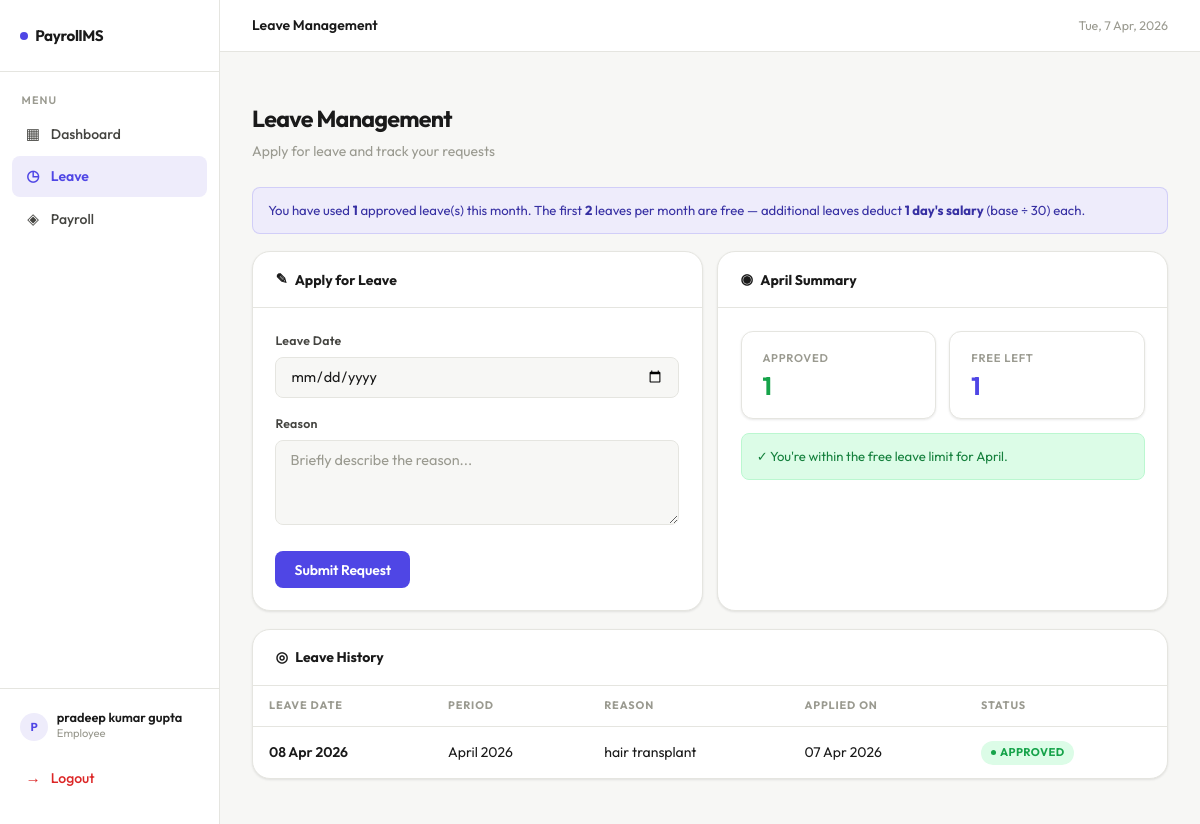
The page /employee/leave (signed in) on the database its author committed.
### models.py (models this page shows, shortened)
class User(UserMixin, db.Model):
    __tablename__ = 'users'
    id = db.Column(db.Integer, primary_key=True)
    username = db.Column(db.String(80), unique=True, nullable=False)
    password_hash = db.Column(db.String(256), nullable=False)
    role = db.Column(db.String(20), nullable=False, default='employee')  # 'admin' or 'employee'
    base_salary = db.Column(db.Float, default=50000.0)
    created_at = db.Column(db.DateTime, default=datetime.utcnow)
    leave_requests = db.relationship('LeaveRequest', backref='employee', lazy=True,
                                      foreign_keys='LeaveRequest.employee_id')
    payroll_records = db.relationship('Payroll', backref='employee', lazy=True)

class LeaveRequest(db.Model):
    __tablename__ = 'leave_requests'
    id = db.Column(db.Integer, primary_key=True)
    employee_id = db.Column(db.Integer, db.ForeignKey('users.id'), nullable=False)
    leave_date = db.Column(db.Date, nullable=False)
    reason = db.Column(db.String(255), nullable=False)
    status = db.Column(db.String(20), default='pending')  # 'pending', 'approved', 'rejected'
    month = db.Column(db.Integer, nullable=False)
    year = db.Column(db.Integer, nullable=False)
    created_at = db.Column(db.DateTime, default=datetime.utcnow)

### routes.py (the view, shortened to what this page needs)
@main.route('/employee/leave', methods=['GET', 'POST'])
@login_required
def leave():
    if current_user.role == 'admin':
        return redirect(url_for('main.admin_dashboard'))
    now = datetime.utcnow()
    my_leaves = LeaveRequest.query.filter_by(
        employee_id=current_user.id
    ).order_by(LeaveRequest.leave_date.desc()).all()
    approved_this_month = LeaveRequest.query.filter_by(
        employee_id=current_user.id,
        month=now.month,
        year=now.year,
        status='approved'
    ).count()
    return render_template('leave.html',
                           leaves=my_leaves,
                           approved_this_month=approved_this_month,
                           free_leaves=FREE_LEAVES_PER_MONTH,
                           now=now)

### app.py (called while the page is built)
def create_app():
    app = Flask(__name__)
    app.config.from_object(Config)
    os.makedirs(os.path.join(app.root_path, 'instance'), exist_ok=True)
    db.init_app(app)
    login_manager = LoginManager()
    login_manager.login_view = 'main.login'
    login_manager.login_message = 'Please log in to access this page.'
    login_manager.login_message_category = 'info'
    login_manager.init_app(app)
    @login_manager.user_loader
    def load_user(user_id):
        return User.query.get(int(user_id))
    from routes import main
    app.register_blueprint(main)
    with app.app_context():
        db.create_all()
        seed_default_users()
    return app

### templates/leave.html (shortened to what this page needs)
{% extends "base.html" %}
{% block topbar_title %}Leave Management{% endblock %}
{% block content %}
<div class="page-hd">
  <h1>Leave Management</h1>
  <p>Apply for leave and track your requests</p>
</div>
<div class="info-box">
  You have used <strong>{{ approved_this_month }}</strong> approved leave(s) this month.
  The first <strong>{{ free_leaves }}</strong> leaves per month are free —
  additional leaves deduct <strong>1 day's salary</strong> (base ÷ 30) each.
</div>
<div style="display:grid; grid-template-columns:1fr 1fr; gap:.9rem; margin-bottom:1.1rem;">
  <div class="card" style="margin-bottom:0;">
    <div class="card-head">
      <span class="card-head-title"><span class="icon">✎</span> Apply for Leave</span>
    </div>
    <div class="card-body">
      <form method="POST" action="{{ url_for('main.leave') }}">
        <div class="form-group">
          <label class="form-label" for="leave_date">Leave Date</label>
          <input class="form-control" type="date" id="leave_date" name="leave_date"
                 min="{{ now.strftime('%Y-%m-%d') }}" required/>
        </div>
        <div class="form-group" style="margin-bottom:1.2rem;">
          <label class="form-label" for="reason">Reason</label>
          <textarea class="form-control" id="reason" name="reason"
                    placeholder="Briefly describe the reason..."></textarea>
        </div>
        <button type="submit" class="btn btn-primary">Submit Request</button>
      </form>
    </div>
  </div>
  <div class="card" style="margin-bottom:0;">
    <div class="card-head">
      <span class="card-head-title"><span class="icon">◉</span> {{ now.strftime('%B') }} Summary</span>
    </div>
    <div class="card-body">
      <div class="stat-row" style="grid-template-columns:1fr 1fr; margin-bottom:0;">
        <div class="stat-tile">
          <div class="stat-tile-label">Approved</div>
          <div class="stat-tile-val green">{{ approved_this_month }}</div>
        </div>
        <div class="stat-tile">
          <div class="stat-tile-label">Free Left</div>
          {% set free_left = [free_leaves - approved_this_month, 0] | max %}
          <div class="stat-tile-val indigo">{{ free_left }}</div>
        </div>
      </div>
      {% if approved_this_month > free_leaves %}
      <div class="warn-box">
        ⚠ {{ approved_this_month - free_leaves }} extra leave(s) this month — salary deduction applied.
      </div>
      {% else %}
      <div class="ok-box">
        ✓ You're within the free leave limit for {{ now.strftime('%B') }}.
      </div>
      {% endif %}
    </div>
  </div>
</div>
<div class="card">
  <div class="card-head">
    <span class="card-head-title"><span class="icon">◎</span> Leave History</span>
  </div>
  {% if leaves %}
  <div class="tbl-wrap">
    <table>
      <thead>
        <tr>
          <th>Leave Date</th>
          <th>Period</th>
          <th>Reason</th>
          <th>Applied On</th>
          <th>Status</th>
        </tr>
      </thead>
      <tbody>
        {% for l in leaves %}
        <tr>
          <td><strong>{{ l.leave_date.strftime('%d %b %Y') }}</strong></td>
          <td>{{ l.leave_date.strftime('%B %Y') }}</td>
          <td>{{ l.reason }}</td>
          <td>{{ l.created_at.strftime('%d %b %Y') }}</td>
          <td><span class="badge badge-{{ l.status }}">{{ l.status }}</span></td>
        </tr>
        {% endfor %}
      </tbody>
    </table>
  </div>
  {% endif %}
</div>
{% endblock %}

### templates/base.html (shortened to what this page needs)
<!DOCTYPE html>
<html lang="en">
<head>
  <link rel="stylesheet" href="{{ url_for('static', filename='css/style.css') }}"/>
</head>
<body>
{% if current_user.is_authenticated %}
<div class="app-shell">
  <aside class="sidebar">
    <div class="sidebar-brand">
      <span class="dot"></span> PayrollMS
    </div>
    <div class="sidebar-section">
      <div class="sidebar-label">Menu</div>
      {% if current_user.role == 'admin' %}
        <a href="{{ url_for('main.admin_dashboard') }}"
           class="sidebar-link {% if request.endpoint == 'main.admin_dashboard' %}active{% endif %}">
          <span class="icon">▦</span> Dashboard
        </a>
      {% else %}
        <a href="{{ url_for('main.employee_dashboard') }}"
           class="sidebar-link {% if request.endpoint == 'main.employee_dashboard' %}active{% endif %}">
          <span class="icon">▦</span> Dashboard
        </a>
        <a href="{{ url_for('main.leave') }}"
           class="sidebar-link {% if request.endpoint == 'main.leave' %}active{% endif %}">
          <span class="icon">◷</span> Leave
        </a>
        <a href="{{ url_for('main.payroll') }}"
           class="sidebar-link {% if request.endpoint == 'main.payroll' %}active{% endif %}">
          <span class="icon">◈</span> Payroll
        </a>
      {% endif %}
    </div>
    <div class="sidebar-footer">
      <div class="sidebar-user">
        <div class="user-avatar">{{ current_user.username[0] }}</div>
        <div>
          <div class="user-info-name">{{ current_user.username }}</div>
          <div class="user-info-role">{{ current_user.role }}</div>
        </div>
      </div>
      <a href="{{ url_for('main.logout') }}" class="sidebar-link logout">
        <span class="icon">→</span> Logout
      </a>
    </div>
  </aside>
  <div class="main-content">
    <header class="topbar">
      <span class="topbar-title">{% block topbar_title %}{% endblock %}</span>
      <span class="topbar-date" id="js-date"></span>
    </header>
    <div class="page-body">
      {% block content %}{% endblock %}
    </div>
  </div>
</div>
{% else %}
  {% block auth_content %}{% endblock %}
{% endif %}
</body>
</html>

### rows shown on the page
User: username "P", username "pradeep kumar gupta", role "Employee"
LeaveRequest: leave_date "08 Apr 2026", leave_date "April 2026", reason "hair transplant", created_at "07 Apr 2026", status "APPROVED"

### other values the page prints
{{ approved_this_month }} "1"
{{ free_leaves }} "2"
{{ free_left }} "1"
